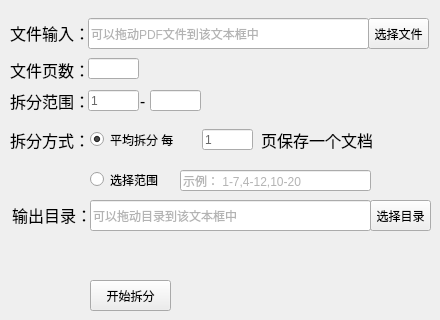
       <widget class="QWidget" name="tab_Filesplit">
        <attribute name="title">
         <string>文件拆分</string>
        </attribute>
        <widget class="CustomLineEdit" name="lineEditInputFilesplit">
         <property name="geometry">
          <rect>
           <x>88</x>
           <y>18</y>
           <width>281</width>
           <height>31</height>
          </rect>
         </property>
         <property name="styleSheet">
          <string notr="true">color: rgb(103, 103, 103);</string>
         </property>
         <property name="text">
          <string/>
         </property>
         <property name="readOnly">
          <bool>true</bool>
         </property>
         <property name="placeholderText">
          <string>可以拖动PDF文件到该文本框中</string>
         </property>
        </widget>
        <widget class="QPushButton" name="btnSelectFilesplit">
         <property name="geometry">
          <rect>
           <x>368</x>
           <y>18</y>
           <width>61</width>
           <height>31</height>
          </rect>
         </property>
         <property name="styleSheet">
          <string notr="true"/>
         </property>
         <property name="text">
          <string>选择文件</string>
         </property>
        </widget>
        <widget class="QLabel" name="labInput_2">
         <property name="geometry">
          <rect>
           <x>10</x>
           <y>23</y>
           <width>81</width>
           <height>20</height>
          </rect>
         </property>
         <property name="font">
          <font>
           <family>等线</family>
           <pointsize>12</pointsize>
           <italic>false</italic>
           <bold>false</bold>
          </font>
         </property>
         <property name="styleSheet">
          <string notr="true">
font: 12pt &quot;等线&quot;;</string>
         </property>
         <property name="text">
          <string>文件输入：</string>
         </property>
        </widget>
        <widget class="CustomLineEdit" name="lineEditSplitpages">
         <property name="geometry">
          <rect>
           <x>88</x>
           <y>58</y>
           <width>51</width>
           <height>21</height>
          </rect>
         </property>
         <property name="styleSheet">
          <string notr="true">color: rgb(103, 103, 103);</string>
         </property>
         <property name="text">
          <string/>
         </property>
         <property name="readOnly">
          <bool>true</bool>
         </property>
         <property name="placeholderText">
          <string/>
         </property>
        </widget>
        <widget class="QLabel" name="labInput_3">
         <property name="geometry">
          <rect>
           <x>10</x>
           <y>60</y>
           <width>81</width>
           <height>20</height>
          </rect>
         </property>
         <property name="font">
          <font>
           <family>等线</family>
           <pointsize>12</pointsize>
           <italic>false</italic>
           <bold>false</bold>
          </font>
         </property>
         <property name="styleSheet">
          <string notr="true">
font: 12pt &quot;等线&quot;;</string>
         </property>
         <property name="text">
          <string>文件页数：</string>
         </property>
        </widget>
        <widget class="CustomLineEdit" name="lineEditSplitStart">
         <property name="geometry">
          <rect>
           <x>88</x>
           <y>90</y>
           <width>51</width>
           <height>21</height>
          </rect>
         </property>
         <property name="styleSheet">
          <string notr="true">color: rgb(103, 103, 103);</string>
         </property>
         <property name="text">
          <string>1</string>
         </property>
         <property name="placeholderText">
          <string>可以拖动目录到该文本框中</string>
         </property>
        </widget>
        <widget class="QLabel" name="labInput_4">
         <property name="geometry">
          <rect>
           <x>10</x>
           <y>91</y>
           <width>81</width>
           <height>20</height>
          </rect>
         </property>
         <property name="font">
          <font>
           <family>等线</family>
           <pointsize>12</pointsize>
           <italic>false</italic>
           <bold>false</bold>
          </font>
         </property>
         <property name="styleSheet">
          <string notr="true">
font: 12pt &quot;等线&quot;;</string>
         </property>
         <property name="text">
          <string>拆分范围：</string>
         </property>
        </widget>
        <widget class="CustomLineEdit" name="lineEditSplitEnd">
         <property name="geometry">
          <rect>
           <x>150</x>
           <y>90</y>
           <width>51</width>
           <height>21</height>
          </rect>
         </property>
         <property name="styleSheet">
          <string notr="true">color: rgb(103, 103, 103);</string>
         </property>
         <property name="text">
          <string/>
         </property>
         <property name="placeholderText">
          <string/>
         </property>
        </widget>
        <widget class="QLabel" name="labInput_5">
         <property name="geometry">
          <rect>
           <x>10</x>
           <y>130</y>
           <width>81</width>
           <height>20</height>
          </rect>
         </property>
         <property name="font">
          <font>
           <family>等线</family>
           <pointsize>12</pointsize>
           <italic>false</italic>
           <bold>false</bold>
          </font>
         </property>
         <property name="styleSheet">
          <string notr="true">
font: 12pt &quot;等线&quot;;</string>
         </property>
         <property name="text">
          <string>拆分方式：</string>
         </property>
        </widget>
        <widget class="QRadioButton" name="radioButtonSplitaverage">
         <property name="geometry">
          <rect>
           <x>90</x>
           <y>130</y>
           <width>111</width>
           <height>19</height>
          </rect>
         </property>
         <property name="styleSheet">
          <string notr="true">font: 12pt &quot;Microsoft YaHei UI&quot;;</string>
         </property>
         <property name="text">
          <string>平均拆分 每</string>
         </property>
         <property name="checked">
          <bool>true</bool>
         </property>
        </widget>
        <widget class="QRadioButton" name="radioButtonSpliterange">
         <property name="geometry">
          <rect>
           <x>90</x>
           <y>170</y>
           <width>95</width>
           <height>19</height>
          </rect>
         </property>
         <property name="styleSheet">
          <string notr="true">font: 12pt &quot;Microsoft YaHei UI&quot;;</string>
         </property>
         <property name="text">
          <string>选择范围</string>
         </property>
        </widget>
        <widget class="CustomLineEdit" name="lineEditSubPages">
         <property name="geometry">
          <rect>
           <x>202</x>
           <y>129</y>
           <width>51</width>
           <height>21</height>
          </rect>
         </property>
         <property name="styleSheet">
          <string notr="true">color: rgb(103, 103, 103);</string>
         </property>
         <property name="text">
          <string>1</string>
         </property>
         <property name="placeholderText">
          <string>可以拖动目录到该文本框中</string>
         </property>
        </widget>
        <widget class="QLabel" name="labInput_6">
         <property name="geometry">
          <rect>
           <x>261</x>
           <y>130</y>
           <width>131</width>
           <height>20</height>
          </rect>
         </property>
         <property name="font">
          <font>
           <family>等线</family>
           <pointsize>12</pointsize>
           <italic>false</italic>
           <bold>false</bold>
          </font>
         </property>
         <property name="styleSheet">
          <string notr="true">
font: 12pt &quot;等线&quot;;</string>
         </property>
         <property name="text">
          <string>页保存一个文档</string>
         </property>
        </widget>
        <widget class="CustomLineEdit" name="lineEditSplitscope">
         <property name="geometry">
          <rect>
           <x>180</x>
           <y>170</y>
           <width>191</width>
           <height>21</height>
          </rect>
         </property>
         <property name="styleSheet">
          <string notr="true">color: rgb(103, 103, 103);</string>
         </property>
         <property name="text">
          <string/>
         </property>
         <property name="placeholderText">
          <string>示例： 1-7,4-12,10-20</string>
         </property>
        </widget>
        <widget class="QPushButton" name="btnSplitPdf">
         <property name="geometry">
          <rect>
           <x>90</x>
           <y>280</y>
           <width>81</width>
           <height>31</height>
          </rect>
         </property>
         <property name="toolTip">
          <string>&lt;html&gt;&lt;head/&gt;&lt;body&gt;&lt;p&gt;&lt;span style=&quot; font-size:10pt; color:#0055ff;&quot;&gt;将增加过水印的PDF导出为图片PDF&lt;/span&gt;&lt;/p&gt;&lt;/body&gt;&lt;/html&gt;</string>
         </property>
         <property name="styleSheet">
          <string notr="true">QPushButton{
background-color: rgb(237, 237, 237);
}
QPushButton:hover{
background:qlineargradient(spread:pad,x1:0,y1:0,x2:0,y2:1,stop:0 #e8e8e8,stop:1 #e8e8e8);
}
QPushButton:pressed{
background:qlineargradient(spread:pad,x1:0,y1:0,x2:0,y2:1,stop:0 #e0e0e0,stop:1 #e0e0e0);
}</string>
         </property>
         <property name="text">
          <string>开始拆分</string>
         </property>
        </widget>
        <widget class="QLabel" name="labInput_7">
         <property name="geometry">
          <rect>
           <x>140</x>
           <y>90</y>
           <width>21</width>
           <height>20</height>
          </rect>
         </property>
         <property name="font">
          <font>
           <family>等线</family>
           <pointsize>12</pointsize>
           <italic>false</italic>
           <bold>false</bold>
          </font>
         </property>
         <property name="styleSheet">
          <string notr="true">
font: 12pt &quot;等线&quot;;</string>
         </property>
         <property name="text">
          <string>-</string>
         </property>
        </widget>
        <widget class="QPushButton" name="btnSelectSplitDir">
         <property name="geometry">
          <rect>
           <x>370</x>
           <y>200</y>
           <width>61</width>
           <height>31</height>
          </rect>
         </property>
         <property name="styleSheet">
          <string notr="true"/>
         </property>
         <property name="text">
          <string>选择目录</string>
         </property>
        </widget>
        <widget class="QLabel" name="labInput_8">
         <property name="geometry">
          <rect>
           <x>12</x>
           <y>205</y>
           <width>81</width>
           <height>20</height>
          </rect>
         </property>
         <property name="font">
          <font>
           <family>等线</family>
           <pointsize>12</pointsize>
           <italic>false</italic>
           <bold>false</bold>
          </font>
         </property>
         <property name="styleSheet">
          <string notr="true">
font: 12pt &quot;等线&quot;;</string>
         </property>
         <property name="text">
          <string>输出目录：</string>
         </property>
        </widget>
        <widget class="CustomLineEdit" name="lineEditSplitOutput">
         <property name="geometry">
          <rect>
           <x>90</x>
           <y>200</y>
           <width>281</width>
           <height>31</height>
          </rect>
         </property>
         <property name="styleSheet">
          <string notr="true">color: rgb(103, 103, 103);</string>
         </property>
         <property name="text">
          <string/>
         </property>
         <property name="readOnly">
          <bool>true</bool>
         </property>
         <property name="placeholderText">
          <string>可以拖动目录到该文本框中</string>
         </property>
        </widget>
        <zorder>btnSelectFilesplit</zorder>
        <zorder>labInput_2</zorder>
        <zorder>lineEditInputFilesplit</zorder>
        <zorder>labInput_3</zorder>
        <zorder>lineEditSplitpages</zorder>
        <zorder>labInput_4</zorder>
        <zorder>lineEditSplitStart</zorder>
        <zorder>labInput_5</zorder>
        <zorder>radioButtonSplitaverage</zorder>
        <zorder>radioButtonSpliterange</zorder>
        <zorder>lineEditSubPages</zorder>
        <zorder>labInput_6</zorder>
        <zorder>lineEditSplitscope</zorder>
        <zorder>btnSplitPdf</zorder>
        <zorder>labInput_7</zorder>
        <zorder>lineEditSplitEnd</zorder>
        <zorder>btnSelectSplitDir</zorder>
        <zorder>labInput_8</zorder>
        <zorder>lineEditSplitOutput</zorder>
       </widget>
